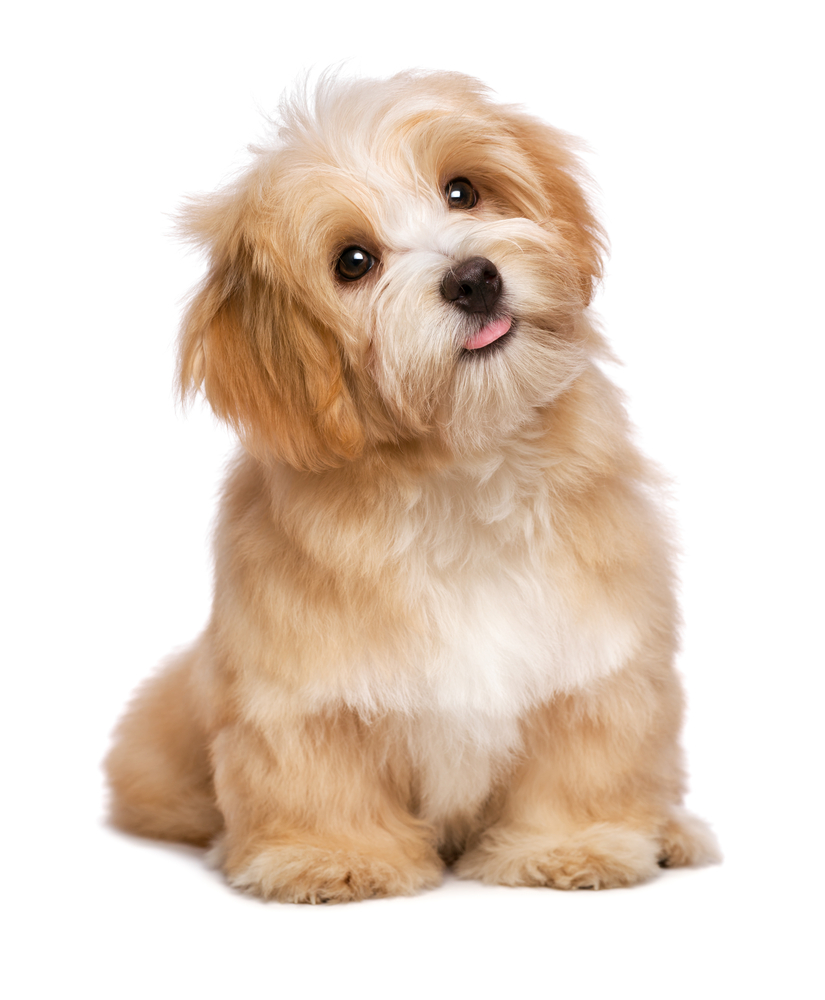
#> input picture dog.jpg, 825 x 1000 px
$ jupyter execute Cartoonize.ipynb
#> lines starting #> are read from the running program, lines starting #| are printed output that depends on the picture; after the words box and inside, x2 and y2 are one past the last pixel; in counts of white or black regions, pixels touching at a corner belong together
[cell 1]
import cv2
import numpy as np
from tkinter.filedialog import *

[cell 2]
img = cv2.imread("dog.jpg")
#> img is the input picture: shape (1000, 825, 3); mean B, G, R 201.3, 214.6, 230.4

grey = cv2.cvtColor(img, cv2.COLOR_BGR2GRAY)
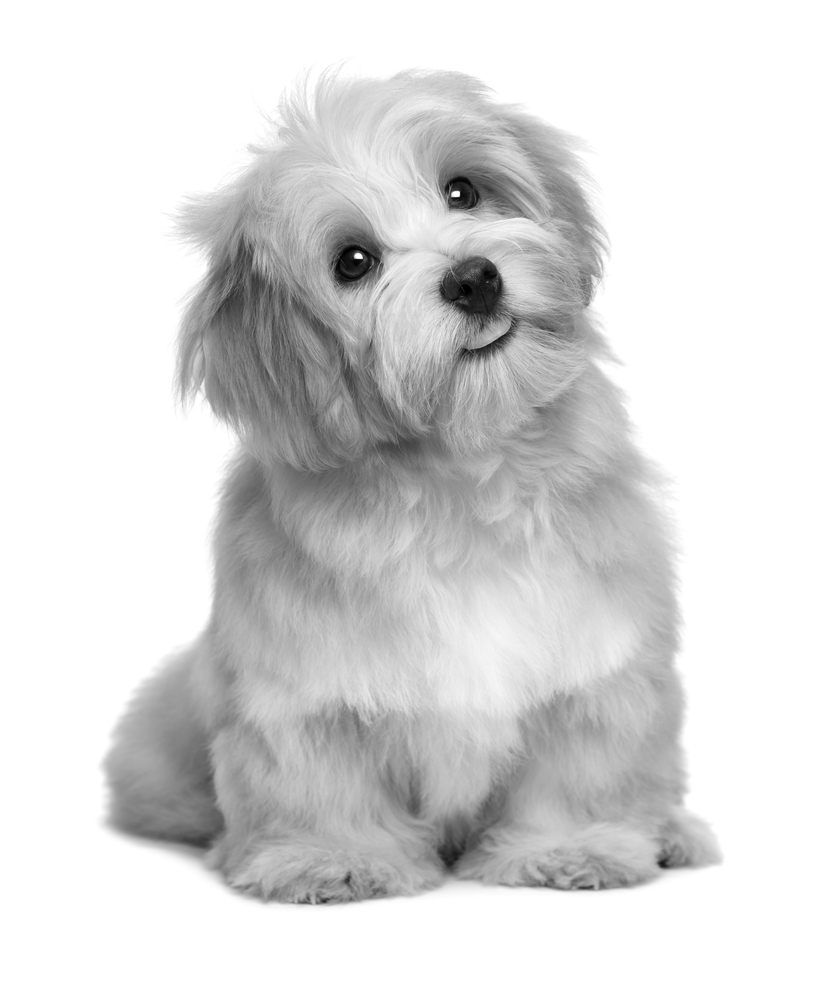
#> grey: shape (1000, 825); min 0, max 255, mean 217.8
grey = cv2.medianBlur(grey, 5)
edges = cv2.adaptiveThreshold(grey, 255, cv2.ADAPTIVE_THRESH_MEAN_C, cv2.THRESH_BINARY, 9, 9)
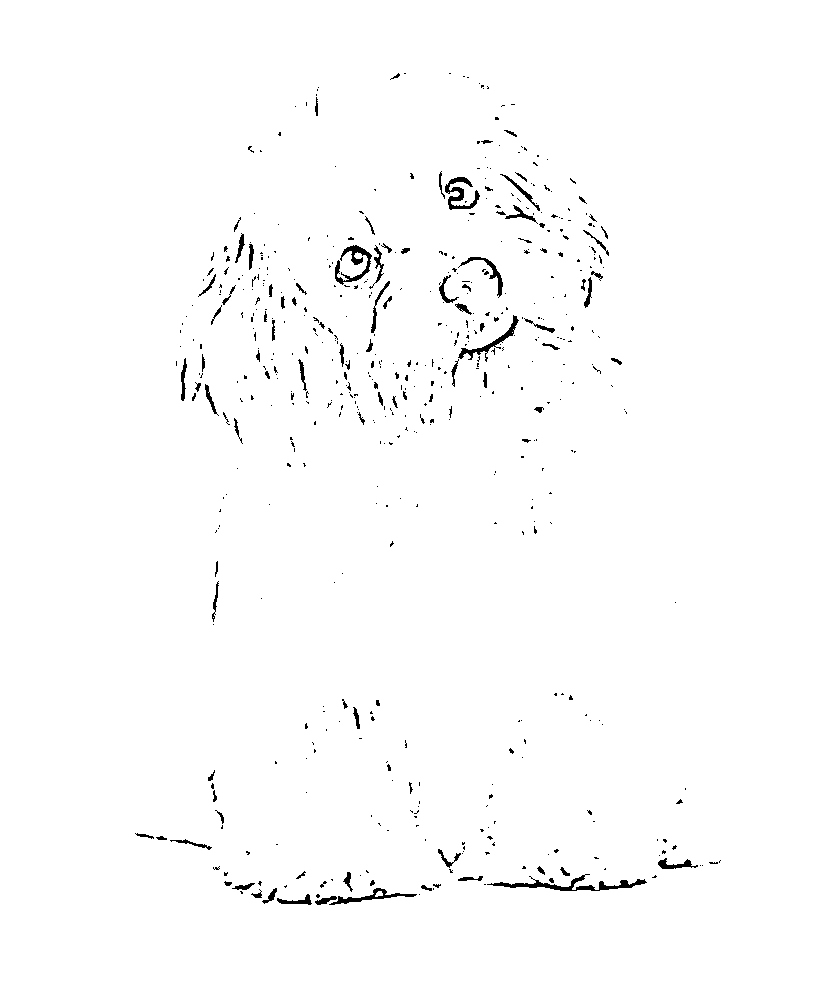
#> edges: shape (1000, 825); 98.8% white; 550 black regions (451 under 20 px), largest, box (x1, y1, x2, y2) and area: (487, 874, 647, 891) 736, (335, 245, 372, 285) 505, (445, 177, 480, 210) 448

#cartoonize
color = cv2.bilateralFilter(img, 9, 250, 250)
cartoon = cv2.bitwise_and(color, color, mask = edges)
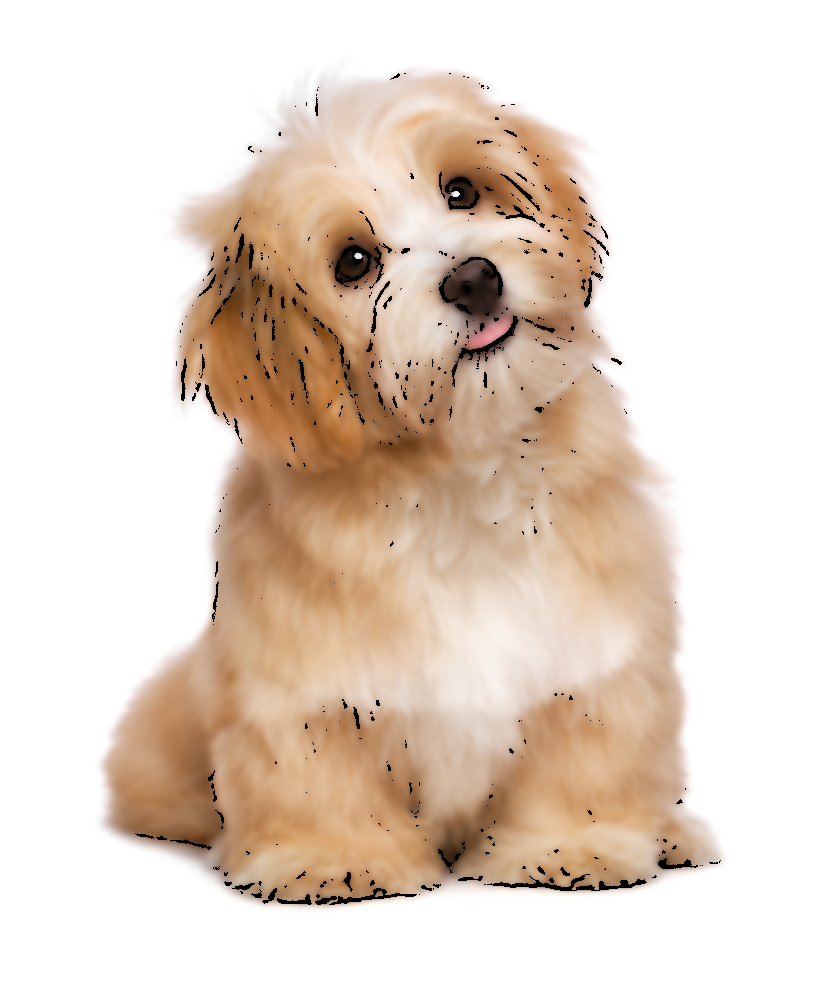
#> cartoon: shape (1000, 825, 3); mean B, G, R 200.2, 213.2, 228.6

cv2.imshow("Image", img)
cv2.imshow("Cartoon", cartoon)

#save
cv2.imwrite("cartoon.jpg", cartoon)
cv2.waitKey(0)
cv2.destroyAllWindows()
